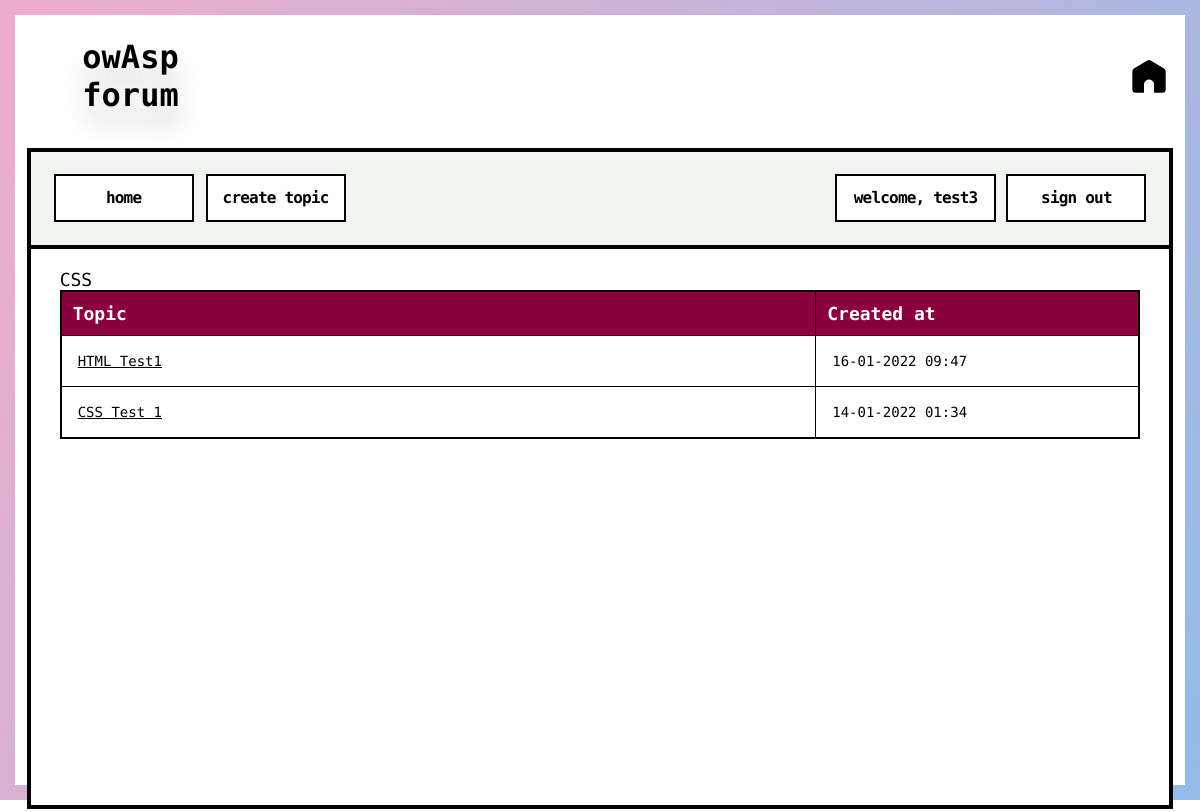
Page /forum/category.php?id=1 (signed in) on the committed database.
### tables this page shows
CREATE TABLE `categories` (
  `cat_id` int(8) NOT NULL,
  `cat_name` varchar(255) NOT NULL,
  `cat_description` varchar(255) NOT NULL
);

CREATE TABLE `topics` (
  `topic_id` int(8) NOT NULL,
  `topic_subject` varchar(255) NOT NULL,
  `topic_date` datetime NOT NULL,
  `topic_cat` int(8) NOT NULL,
  `topic_by` int(8) NOT NULL
);

### forum/category.php (the view, shortened to what this page needs)
<?php
include 'database.php';
include 'header.php';
$sql = "SELECT
			cat_id,
			cat_name,
			cat_description
		FROM
			categories
		WHERE
			cat_id = " . $_GET['id'];
$result = mysqli_query($connect_database, $sql);
if(!$result)
{
	echo '<br><font style="font-size: 14px;">The category could not be displayed, please try again later.</font><br><font style="font-size: 14px;">' .  '</font><br>';
}
else
{
	if(mysqli_num_rows($result) == 0)
	{
		echo '<br><font style="font-size: 14px;">This category does not exist.</font><br><br>';
	}
	else
	{
		while($row = mysqli_fetch_assoc($result))
		{
			echo '<font style="font-size: 18px;">' . $row['cat_name'] . '</font><br>';
		}
		$get_id = $_GET['id'];
		$sql = "SELECT
					topic_id,
					topic_subject,
					topic_date,
					topic_cat
				FROM
					topics
				WHERE
					topic_cat = '$get_id'
				ORDER BY
					topic_date
				DESC";
		$result = mysqli_query($connect_database, $sql);
		if(!$result)
		{
			echo '<br><font style="font-size: 14px;">The topics could not be displayed, please try again later.</font><br><br>';
		}
		else
		{
			if(mysqli_num_rows($result) == 0)
			{
				echo '<br><font style="font-size: 14px;">There are no topics in this category yet.</font><br><br>';
			}
			else
			{
				echo '<table border="1">
					  <tr>
						<th>Topic</th>
						<th>Created at</th>
					  </tr>';
				while($row = mysqli_fetch_assoc($result))
				{
					echo '<tr>';
						echo '<td class="leftpart">';
							echo '<font style="font-size: 14px;"><a href="topic.php?id=' . $row['topic_id'] . '">' . $row['topic_subject'] . '</a><br></font>';
						echo '</td>';
						echo '<td class="rightpart">';
							echo '<font style="font-size: 14px;">' . date('d-m-Y H:i', strtotime($row['topic_date'])) . '</font>';
						echo '</td>';
					echo '</tr>';
				}
				echo '</table>';
			}
		}
	}
}
include 'footer.php';
?>

### forum/style.css (style rules this page uses)
html { font-family: "Open Sans;", sans-serif; }
body { text-align: center; background-color: #ffffff; }
table { border-collapse: collapse; width: 100%; border: 2px solid #000; }
table a { color: #000; }
th { background-color: #89023E; color: #ffffff; font-family: "Source Code Pro"; padding-top: 11px; padding-left: 11px; padding-bottom: 11px; font-size: 18px; }
td { padding: 16px; }
font { font-family: "Source Code Pro", monospace; font-weight: 500; font-size: 20px; }
.leftpart { width: 70%; }
.rightpart { width: 30%; }

### rows in the picture
categories: cat_name "CSS"
topics: topic_subject "HTML Test1", topic_date "16-01-2022 09:47"
topics: topic_subject "CSS Test 1", topic_date "14-01-2022 01:34"

### other values in the picture
$_SESSION['user_name'] "test3"
